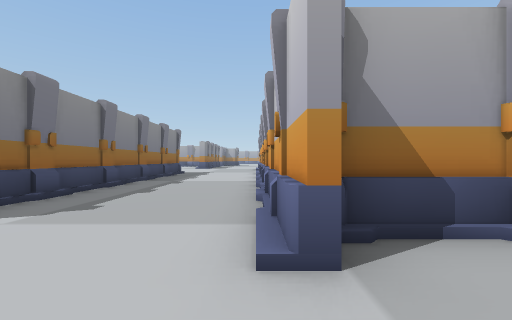
View 1 (above)

24 first-person views from a walk through a Unity game level. The camera is 1.3 m above the floor, looks level and sees 90° across. Doors are open. The floor is counted in squares, 2 m on a side. Each view is taken from the middle of a square. On the plan, view 1 faces up. The plan holds only what a view shows up to about 9 squares ahead; the rest is blank. The place goes on beyond the plan. Some animated figures are left out.

View 2
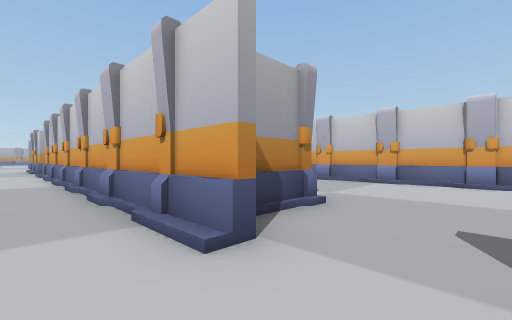

View 3
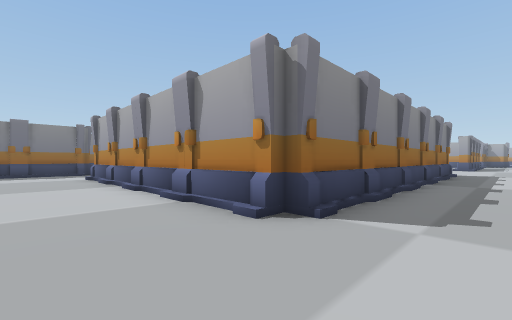

View 4
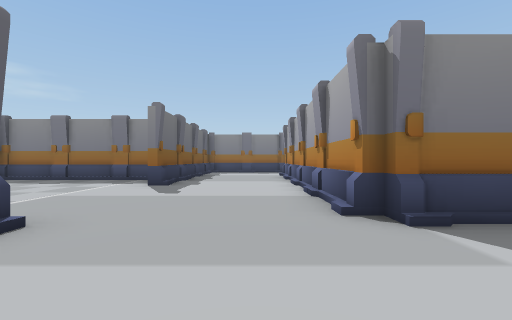

View 5
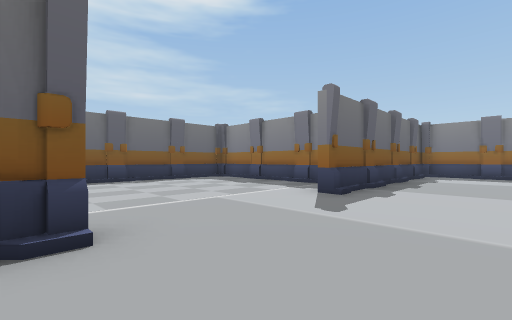

View 6
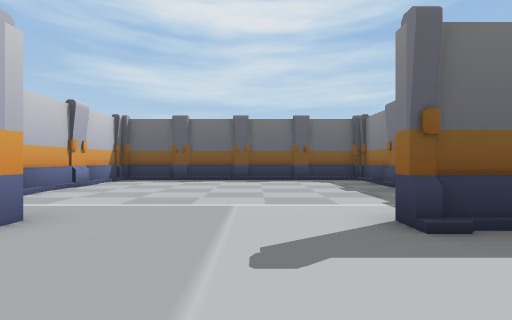

View 7
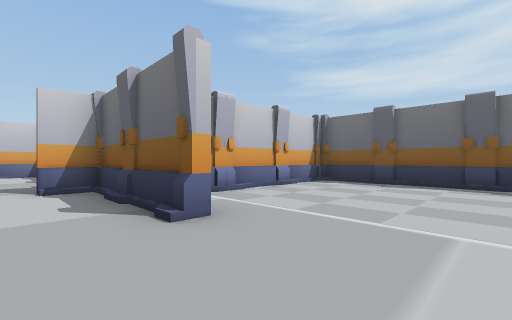

View 8
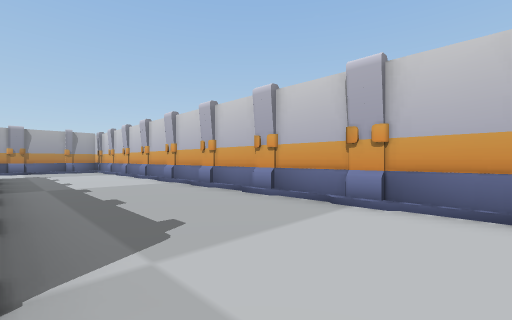

View 9
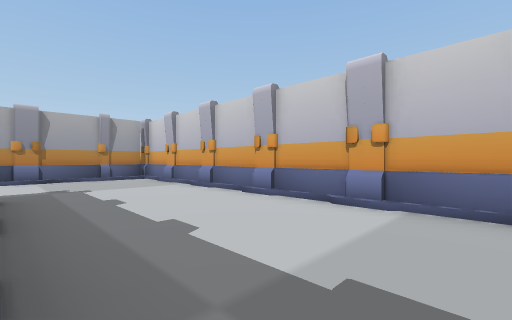

View 10
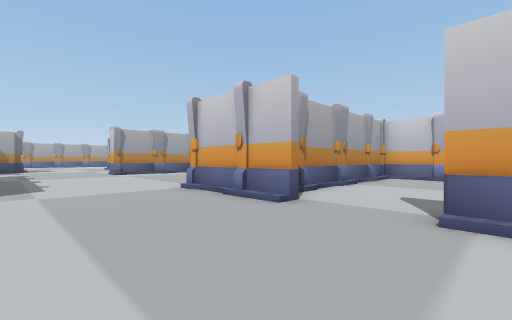

View 11
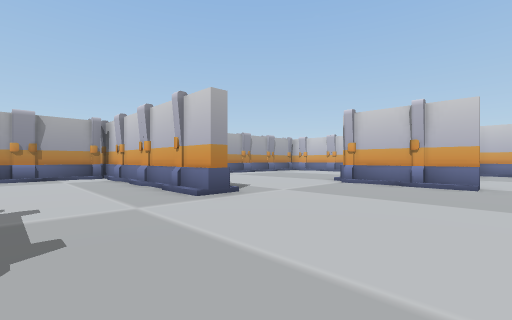

View 12
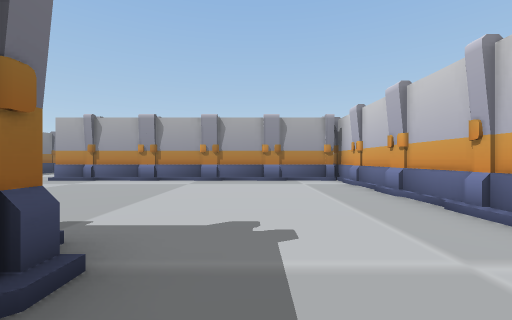

View 13
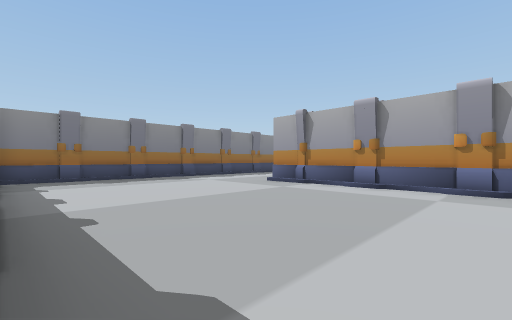

View 14
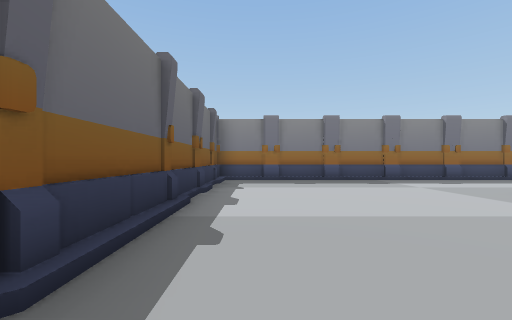

View 15
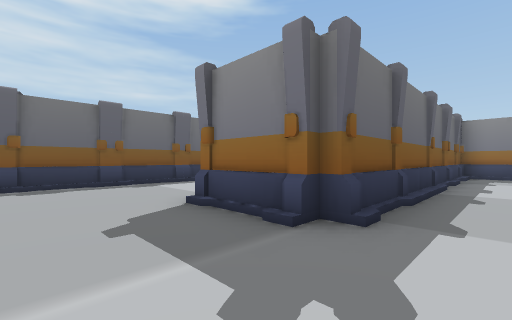

View 16
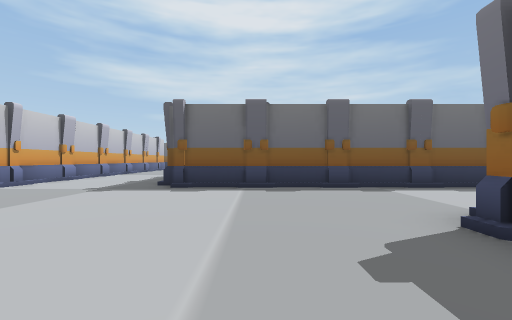

View 17
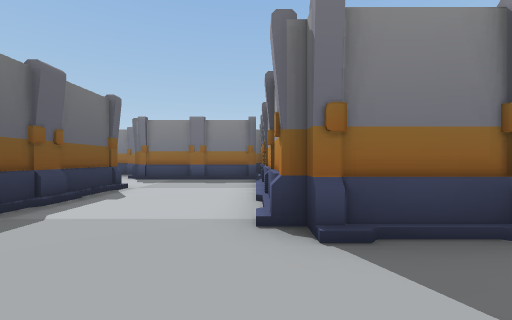

View 18
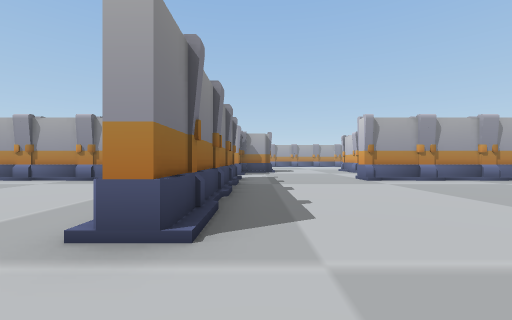

View 19
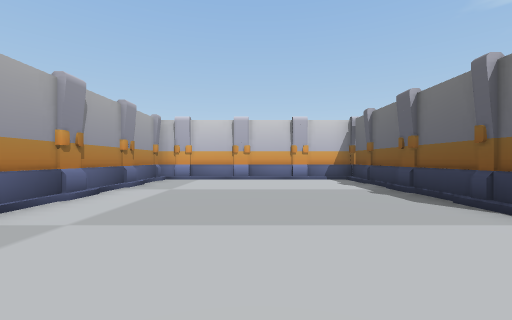

View 20
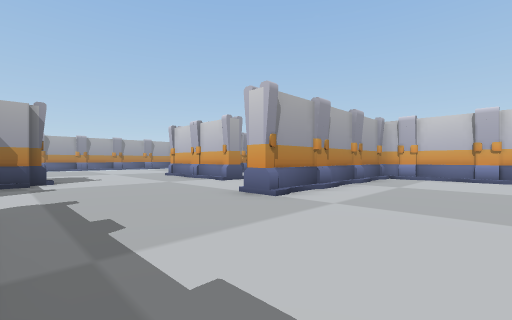

View 21
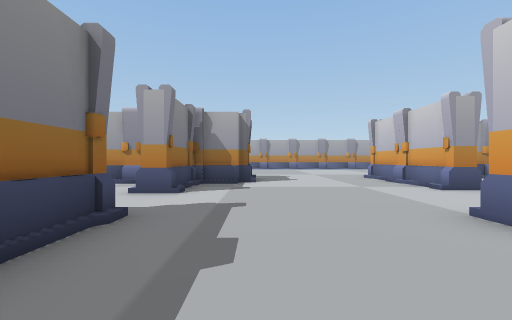

View 22
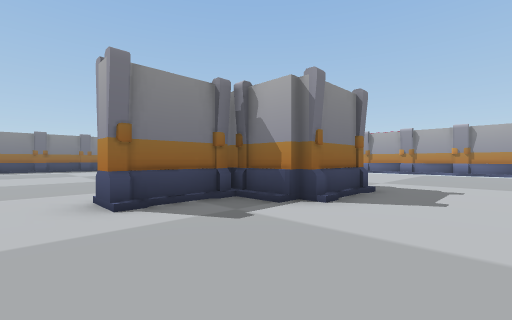

View 23
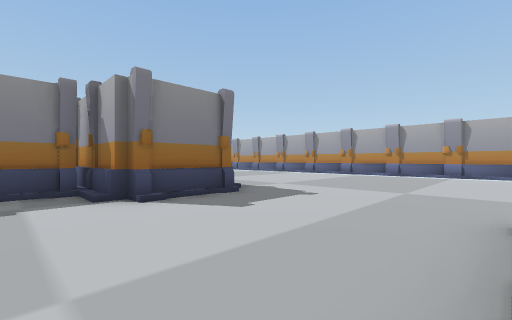

View 24
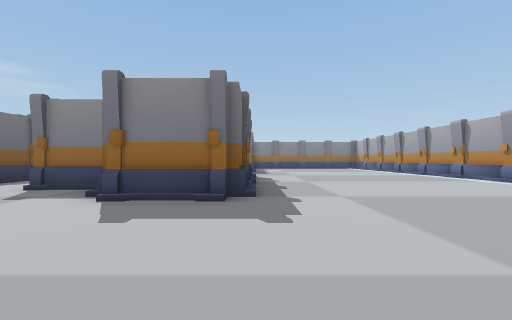

### Floor plan
Key: @ floor where view 1 was taken; # wall or solid block; . floor; / step, stairs or slope; D open door.
Columns run from 18 left of view 1 to 7 right of it. Each row starts with its distance up from view 1.
 40            ##      ##
 39            ....   ...
 38            ..... ....
 37            ..........
 36            ..........
 35            ..........
 34            ..........
 33            /////.....
 32              ###/....#
 31             ####/....#
 30             //#/.....#
 29 #       ......#......#
 28 #.     .......D.......
 27 #..   ........D......
 26 #... #########D....#######
 25 #..../////////#..........#
 24 #.............#..........#
 23 #.............#..........#
 22 #.............#..........#
 21 #.............#..........#
 20 #.............#..........#
 19 #/////////....#....//////#
 18 ##########/......./#######
 17    #######/......./#######
 16    #//////......../#.....#
 15    #.....................#
 14    #.....................#
 13    #..#######...../# ....#
 12    #..      ###.../# /...#
 11               #.../# /...#
 10               #.../# /...#
  9               #.../# /...#
  8               #.../# /...#
  7               #.../# /...#
  6               #.../# /...#
  5               #.../# /...#
  4               #.../# /...#
  3             ###.../##/...#
  2       #######...../#/....#
  1    #.....................#
  0    #..............@......#
 -1      ....##....####.....
 -2      #####.......##
 -3         #........#
 -4         #........#
 -5         #........#
 -6         #........#
 -7         #........#
 -8         ##########

Positions as (right, up) in squares from view 1, and headings:
1: (0, 0), facing up
2: (-1, 0), facing up-right
3: (-2, 0), facing up-left
4: (-1, 1), facing left
5: (-3, 1), facing down-left
6: (-6, 1), facing down
7: (-6, 0), facing down-right
8: (3, 1), facing up-right
9: (3, 7), facing up-right
10: (-3, 13), facing up-right
11: (-7, 15), facing up-right
12: (-7, 17), facing up
13: (-8, 19), facing up-left
14: (-9, 20), facing left
15: (-6, 20), facing down-left
16: (-6, 19), facing down
17: (-6, 16), facing left
18: (-3, 17), facing up
19: (-2, 22), facing right
20: (-3, 22), facing up-right
21: (-2, 23), facing up
22: (0, 27), facing up-left
23: (2, 29), facing up-left
24: (2, 33), facing left
